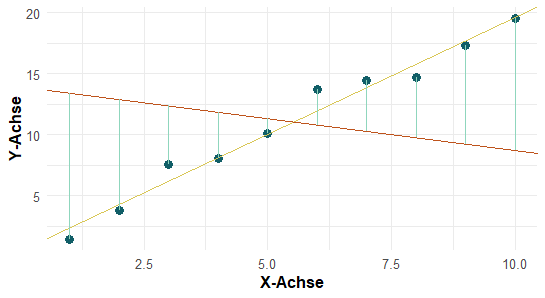

This figure's R source:
# Installiere ggplot2, wenn es noch nicht installiert ist
# install.packages("ggplot2")

# Lade das ggplot2-Paket
library(ggplot2)

# Erstelle Daten mit mindestens 10 Punkten
set.seed(123)  # Für die Reproduzierbarkeit der Zufallsdaten
x <- 1:10
y <- 2*x + rnorm(10)

# Erstelle ein Datenrahmen
data <- data.frame(x, y)

# Führe eine lineare Regression durch
lm_model <- lm(y ~ x, data=data)

# Projiziere die Punkte auf die Gerade
data$y_proj <- predict(lm_model, data)

# Berechne die Varianz der auf die Gerade projizierten Punkte
var_proj <- var(data$y_proj)

# Mittelpunkt der ursprünglichen Geraden
midpoint <- c(mean(data$x), mean(data$y))

# Steigung der orthogonalen Geraden
slope_ortho <- -1 / coef(lm_model)[2]

# Y-Achsenabschnitt der orthogonalen Geraden
intercept_ortho <- midpoint[2] - slope_ortho * midpoint[1]

# Projiziere die Datenpunkte auf die zweite Gerade
data$y_proj_second <- slope_ortho * data$x + intercept_ortho

# Berechne die Varianz der auf die zweite Gerade projizierten Punkte
var_proj_second <- var(data$y_proj_second)

# Erstelle die Plot-Grafik
ggplot(data, aes(x, y)) +
  geom_point(color = "#115E67", size = 3, shape = 16) +  # Füge Punkte hinzu und passe Farbe, Größe und Form an
  geom_abline(intercept = coef(lm_model)[1], slope = coef(lm_model)[2], linetype="solid", color="#D9C756") +  # Füge die ursprüngliche Gerade hinzu und passe Farbe und Linientyp an
  geom_abline(intercept = intercept_ortho, slope = slope_ortho, color="#BE531C") +  # Füge die orthogonale Gerade hinzu
  geom_segment(aes(x = x, y = y, xend = x, yend = y_proj_second), color = "#8FD6BD") +  # Füge die Projektionslinien hinzu und passe Farbe an
  labs(x="X-Achse",
       y="Y-Achse") +
  theme_minimal() +  # Wähle ein minimalistisches Design
  theme(plot.title = element_text(hjust = 0.5, size = 14, face = "bold"),  # Zentriere und passe die Größe des Titels an
        axis.title = element_text(size = 12, face = "bold"),  # Passe die Größe der Achsentitel an
        axis.text = element_text(size = 10),  # Passe die Größe der Achsentexte an
        legend.position="none")  # Entferne die Legende (da wir keine spezifischen Legendeninformationen haben)
